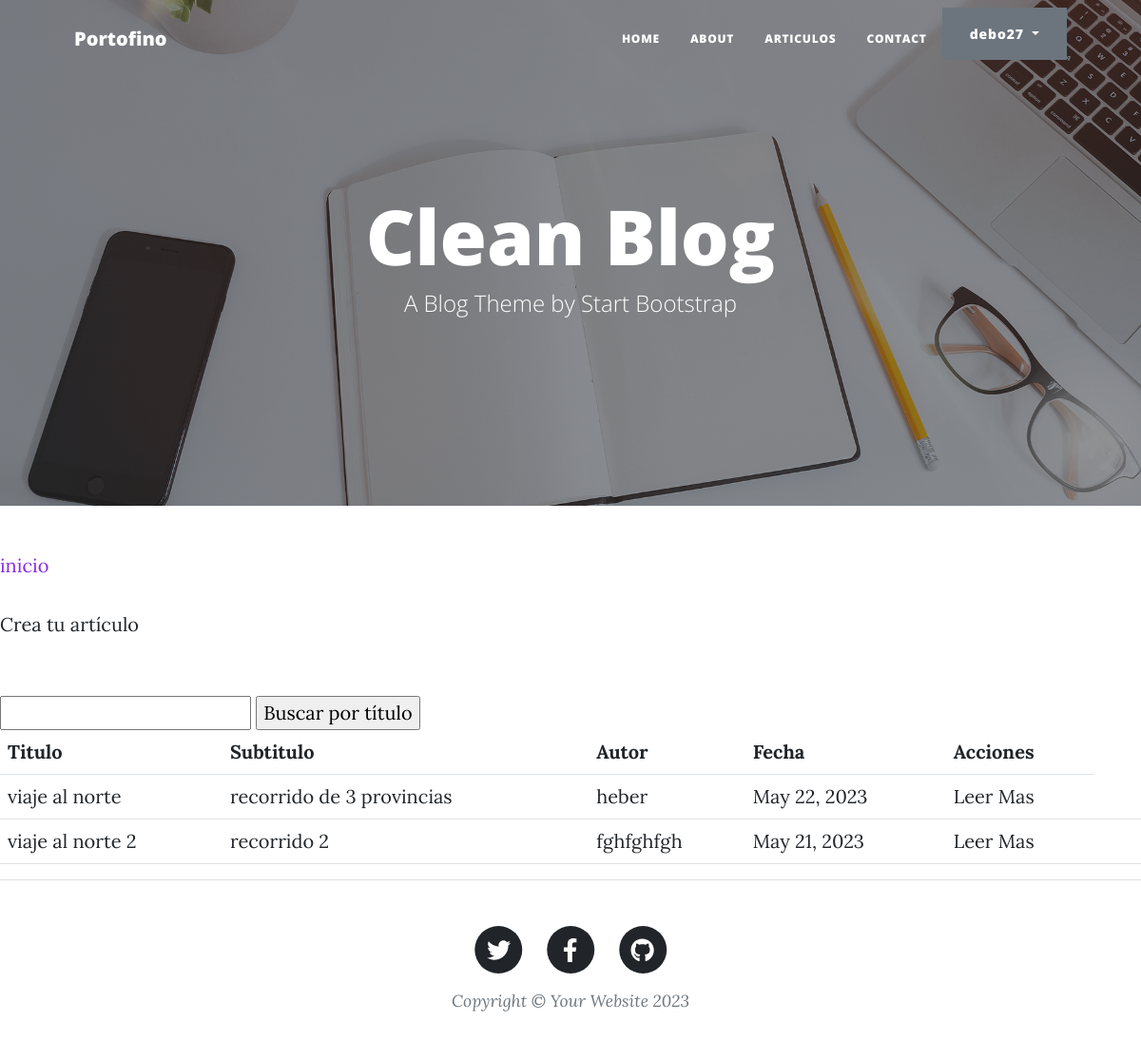
/AppBlog/pages/ (signed in), run on an earlier commit of the app's database.
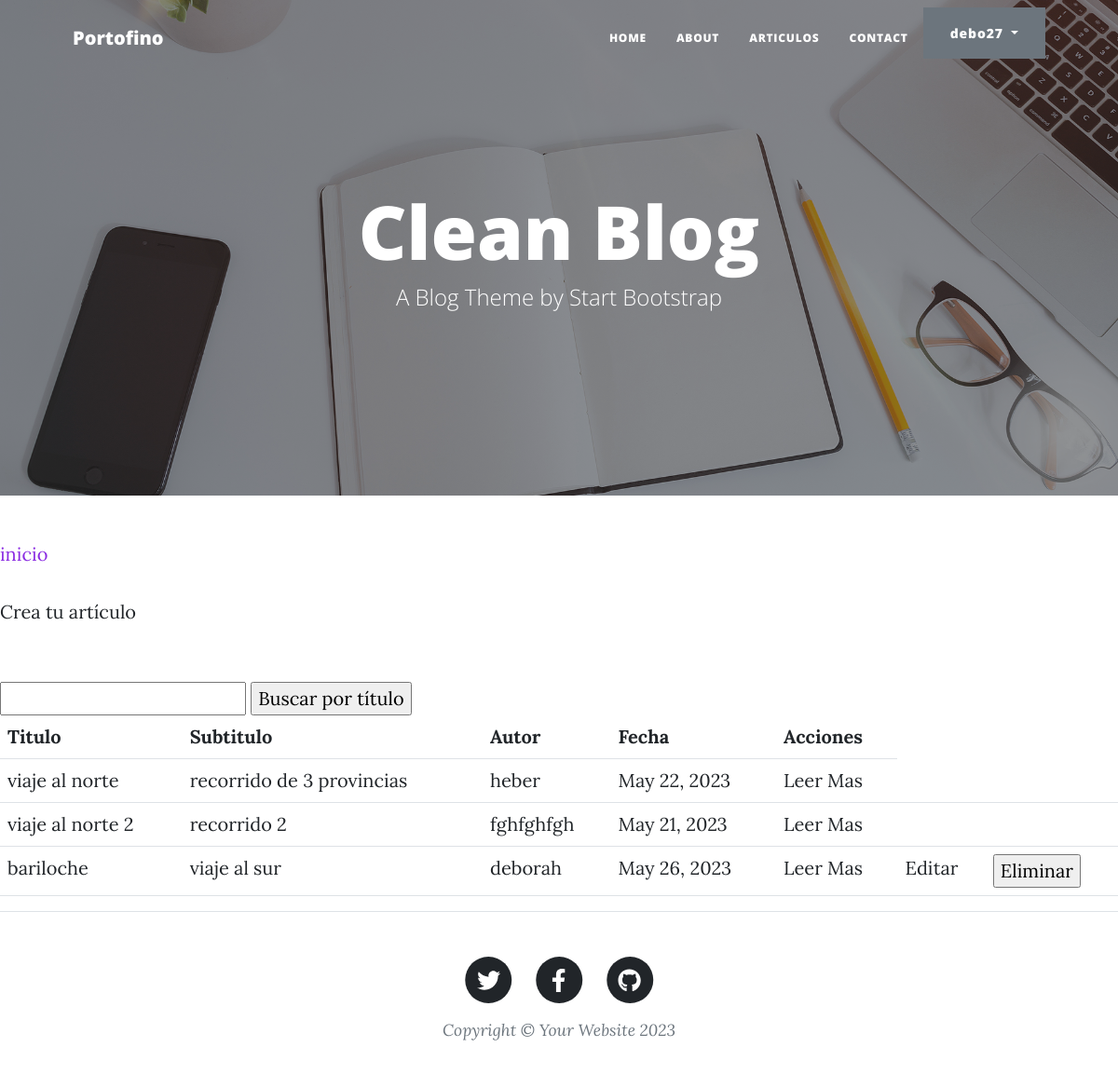
And on a later commit of the database.
### AppBlog/models.py (models this page shows)
class Articulo(models.Model):
    titulo = models.CharField(max_length=64)
    subtitulo= models.CharField(max_length=150)
    cuerpo= models.TextField()
    Autor = models.CharField(max_length=64)
    fecha= models.DateField(null=True)
    creador = models.ForeignKey(User, on_delete=models.SET_NULL, null=True)

### AppBlog/views.py (the view)
# urls.py: path('pages/', views.ListaDeArticulos, name="ListaArticulos"),
def ListaDeArticulos(request):
    contexto = {
        "articulos": Articulo.objects.all(),
    }
    http_response = render(
        request=request,
        template_name='AppBlog/pages.html',
        context=contexto,
    )
    return http_response

### AppBlog/templates/AppBlog/pages.html (shortened to what this page needs)
{% extends "AppBlog/padre.html" %}
{% load static %}
{% block contenidoQueCambia %}
<section>
    <div>
        <p style="color:blueviolet"> inicio </p>
        <a href="{% url 'crear-articulo' %}">Crea tu artículo</a>
        <br>
        <br><br>
        <form action="{% url 'buscar_articulo' %}" method="post">
        <input type="text" name="busqueda">
        <input type="submit" value="Buscar por título">
        </form>
        <table class="table">
            <tbody>
              <tr>
                <th>Titulo</th>
                <th>Subtitulo</th>
                <th>Autor</th>
                <th>Fecha</th>
                <th>Acciones</th>
              </tr>
              {% for articulo in articulos %}
              <tr>
                <td>{{ articulo.titulo }}</td>
                <td>{{ articulo.subtitulo }}</td>
                <td>{{ articulo.Autor }}</td>
                <td>{{ articulo.fecha }}</td>
                <td>
                    <a href="{% url 'articulo' articulo.id %}">Leer Mas</a>
                </td>
                <td>
                  {% if user == articulo.creador %}
                    <a href="{% url 'editar_articulo' articulo.id %}">Editar</a>
                  {% endif %}
                </td>
                <td>
                    {% if user == articulo.creador %}
                    <form action="{% url 'eliminar_articulo' articulo.id %}" method="post">
                      <input type="submit" value="Eliminar">
                    </form>
                    {% endif %}
                </td>
              </tr>
              {% endfor %}
            </tbody>
          </table>
    </div>
</section>
{% endblock %}

What changed in the data, as far as the page shows it:
added Articulo: titulo "bariloche", subtitulo "viaje al sur", Autor "deborah", fecha "May 26, 2023", shows "Editar"
